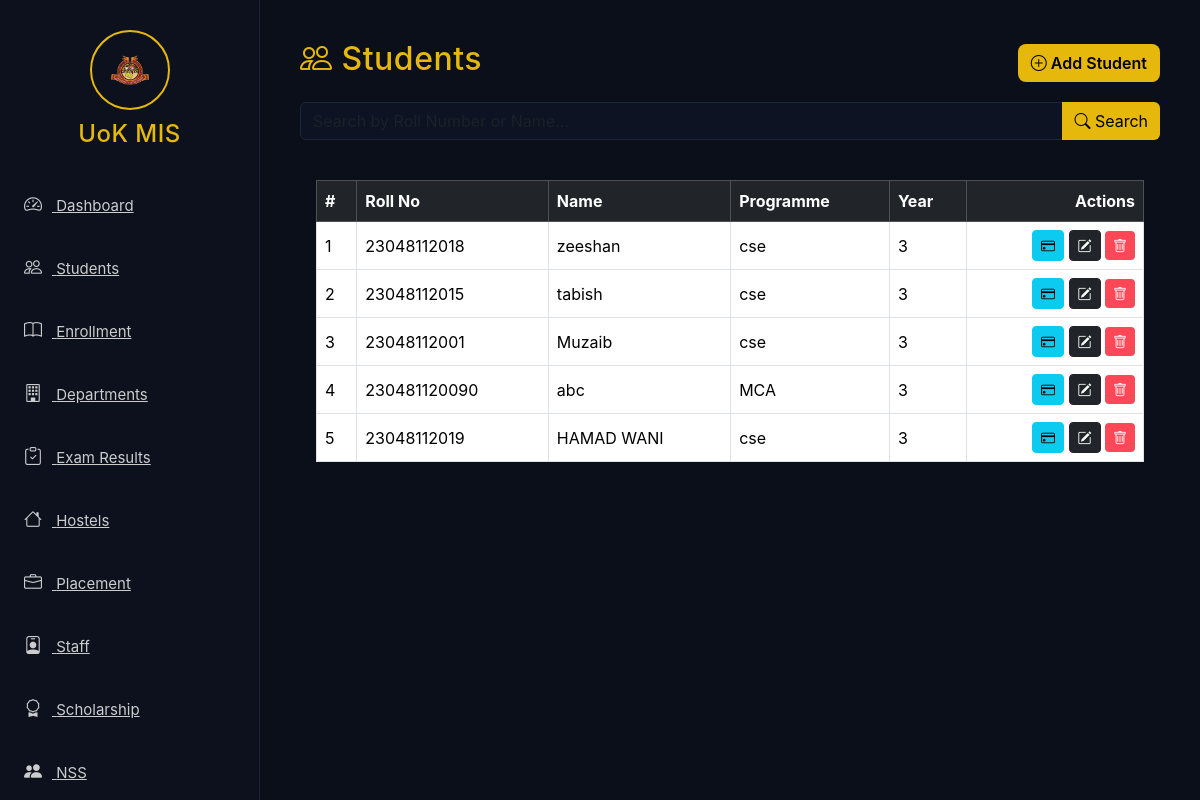
/students, run on the app's committed database.
### app/models.py (models this page shows, shortened)
class Student(db.Model):
    id = db.Column(db.Integer, primary_key=True)
    roll_no = db.Column(db.String(10), unique=True, nullable=False)
    name = db.Column(db.String(20), nullable=False)
    email = db.Column(db.String(15))
    phone = db.Column(db.String(10))
    dob = db.Column(db.String(20))
    gender = db.Column(db.String(20))
    address = db.Column(db.String(300))
    department = db.Column(db.String(200))
    programme = db.Column(db.String(200))
    year = db.Column(db.Integer)
    profile_pic = db.Column(db.String(300), default="default.png")
    created_at = db.Column(db.DateTime, default=datetime.utcnow)
    enrollments = db.relationship("Enrollment", backref="student", lazy=True)

### app/routes.py (the view)
@main.route("/students", methods=["GET"])
def students():
    search_query = request.args.get("search")
    if search_query:
        students = Student.query.filter(
            (Student.roll_no.ilike(f"%{search_query}%")) |
            (Student.name.ilike(f"%{search_query}%"))
        ).all()
    else:
        students = Student.query.all()
    return render_template("students/students.html", students=students, search_query=search_query)

### app/templates/students/students.html (shortened to what this page needs)
{% extends 'base.html' %}
{% block content %}
<div class="d-flex justify-content-between align-items-center mb-3">
    <h2><i class="bi bi-people"></i> Students</h2>
    <a href="{{ url_for('main.add_student') }}" class="btn btn-gold">
        <i class="bi bi-plus-circle"></i> Add Student
    </a>
</div>
<form method="GET" action="{{ url_for('main.students') }}" class="mb-4">
    <div class="input-group">
        <input type="text" name="search" class="form-control"
               placeholder="Search by Roll Number or Name..." value="{{ request.args.get('search', '') }}">
        <button class="btn btn-warning" type="submit">
            <i class="bi bi-search"></i> Search
        </button>
    </div>
</form>
<div class="card-glow p-3">
<table class="table table-bordered align-middle">
<thead class="table-dark">
<tr>
    <th>#</th>
    <th>Roll No</th>
    <th>Name</th>
    <th>Programme</th>
    <th>Year</th>
    <th class="text-end">Actions</th>
</tr>
</thead>
<tbody>
{% for s in students %}
<tr>
    <td>{{ loop.index }}</td>
    <td>{{ s.roll_no }}</td>
    <td>{{ s.name }}</td>
    <td>{{ s.programme }}</td>
    <td>{{ s.year }}</td>
    <td class="text-end">
        <a href="{{ url_for('main.student_profile', id=s.id) }}" class="btn btn-sm btn-info"><i class="bi bi-credit-card"></i></a>
        <a href="{{ url_for('main.edit_student', id=s.id) }}" class="btn btn-sm btn-dark"><i class="bi bi-pencil-square"></i></a>
        <a href="{{ url_for('main.delete_student', id=s.id) }}" class="btn btn-sm btn-danger"><i class="bi bi-trash"></i></a>
    </td>
</tr>
{% endfor %}
</tbody>
</table>
</div>
{% endblock %}

### app/static/css/style.css (style rules this page uses)
body { background: #0b0f19; color: #eee; font-family: "Inter", sans-serif; overflow-x: hidden; }
h1, h2, h3, h4, h5, h6 { color: #e5b80b; letter-spacing: 0.5px; }
.table { color: #eee; }
.table thead { background: #151b2e; }
.btn-danger { background: #ff4757; border: none; }
.btn-warning { background: #e5b80b; color: #000; border: none; }
input, select, textarea { background: #0d1322 !important; color: #fff !important; border: 1px solid #1e2538 !important; }
.btn-gold { background: #e5b80b; color: #000; border-radius: 8px; font-weight: 600; }

### data on the page
Student: roll_no "23048112018", name "zeeshan", programme "cse", year "3"
Student: roll_no "23048112015", name "tabish", programme "cse", year "3"
Student: roll_no "23048112001", name "Muzaib", programme "cse", year "3"
Student: roll_no "230481120090", name "abc", programme "MCA", year "3"
Student: roll_no "23048112019", name "HAMAD WANI", programme "cse", year "3"
